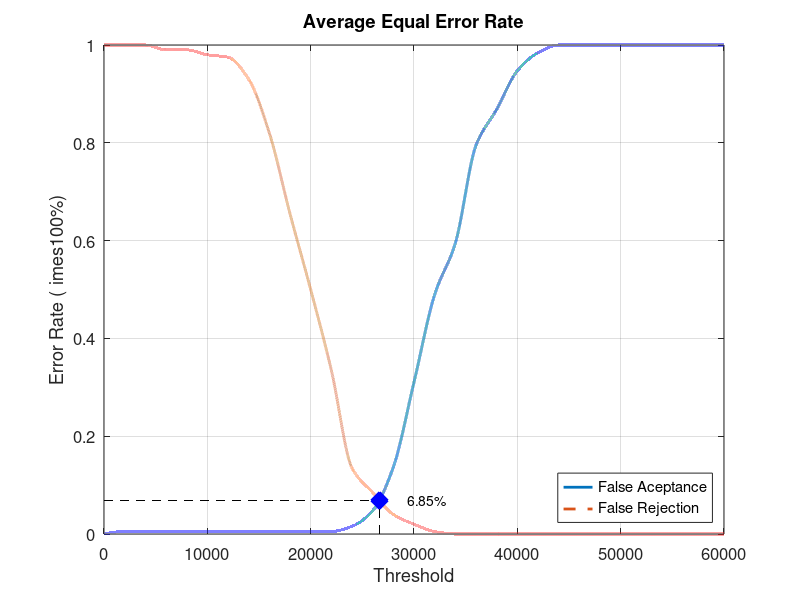
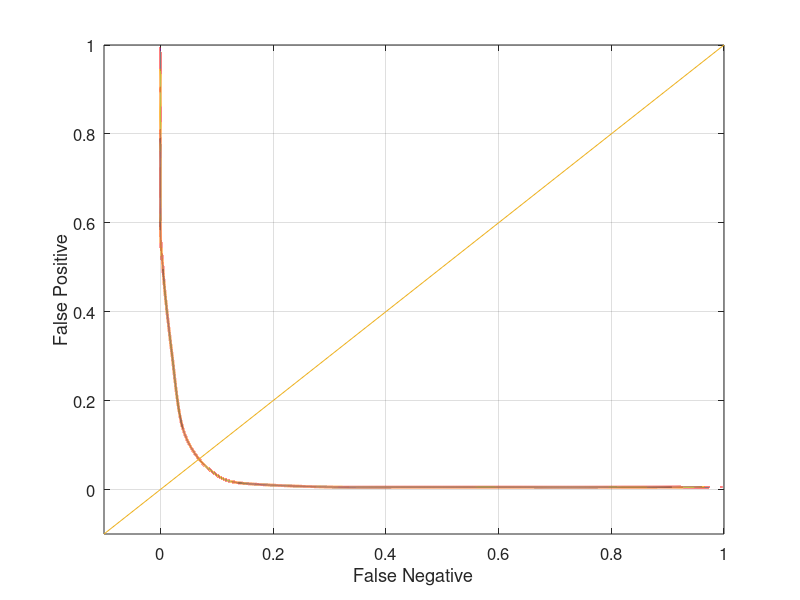

Reproduce these figures in MATLAB, in order.
close all;
clear;
clc;
x = 0:2000:60000;
xq = 0:0.5:60000;

y0 = [0 0.00526316 0.00526316 0.00526316 0.00526316 0.00526316 0.00526316 0.00526316 0.00526316 0.00526316 0.00526316 0.00526316 0.0157895 0.0473684 0.136842 0.310526 0.489474 0.594737 0.794737 0.868421 0.947368 0.984211 1 1 1 1 1 1 1 1 1]
yy0 = interp1(x, y0, xq, 'pchip');
y1 = [1 1 1 0.99 0.99 0.98 0.975 0.93 0.82 0.655 0.5 0.335 0.135 0.085 0.04 0.02 0.005 0 0 0 0 0 0 0 0 0 0 0 0 0 0]
yy1 = interp1(x, y1, xq, 'pchip');

% Calculating EER: 
y2 = abs(y0 - y1);
find(y2 == min(y2))
yy2 = abs(yy0 - yy1);
xEER = find(yy2 == min(yy2));
xEERIndex = xq(xEER) % X-axis EER
yEER = yy0(xEER) % Y-axis EER

main = figure
plot(xq, yy0,'-','LineWidth', 2);	hold on
plot(xq, yy1,'--','LineWidth', 2);	hold on
plot([xEERIndex xEERIndex], [0 yEER], 'k--');	hold on
plot([0 xEERIndex], [yEER yEER], 'k--');	hold on
plot(xEERIndex, yEER, 'bx', 'LineWidth', 10);	hold on
text(xEERIndex + 10 * xEERIndex / 100, yEER, [num2str(round((10000 * yEER)) / 100) '%'])
legend('False Aceptance', 'False Rejection', 'Location', 'SouthEast')
xlabel('Threshold')
ylabel('Error Rate (	imes100%)')
title('Average Equal Error Rate')
set(gca, 'FontSize', 12)
axis([0 60000 0 1])
grid on

print(main, 'Database1_2Main', '-dpng');
FNRxFPR = figure('Color', [1 1 1]);
plot(yy1, yy0, '-', yy1, yy0, 'LineWidth', 2);
hold on
y = -0.1:0.1:1
plot(y, y); 
set(gca, 'FontSize', 12)
xlabel('False Negative')
ylabel('False Positive')
axis([-0.1 1 -0.1 1])
set(gca, 'FontSize', 12)
grid on

print(FNRxFPR, 'Database1_2FNRxFPR','-dpng');
